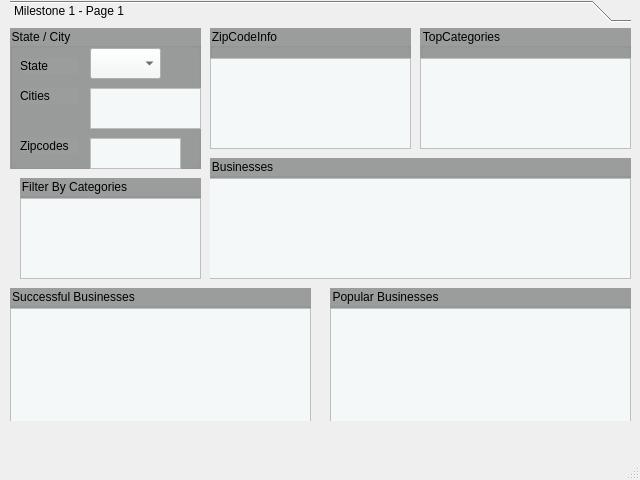
<?xml version="1.0" encoding="UTF-8"?>
<ui version="4.0">
 <class>mainwindow</class>
 <widget class="QMainWindow" name="mainwindow">
  <property name="geometry">
   <rect>
    <x>0</x>
    <y>0</y>
    <width>640</width>
    <height>480</height>
   </rect>
  </property>
  <property name="windowTitle">
   <string>MainWindow</string>
  </property>
  <widget class="QWidget" name="centralwidget">
   <widget class="QToolBox" name="toolBox">
    <property name="geometry">
     <rect>
      <x>10</x>
      <y>0</y>
      <width>621</width>
      <height>421</height>
     </rect>
    </property>
    <property name="currentIndex">
     <number>0</number>
    </property>
    <widget class="QWidget" name="page">
     <property name="geometry">
      <rect>
       <x>0</x>
       <y>0</y>
       <width>621</width>
       <height>387</height>
      </rect>
     </property>
     <attribute name="label">
      <string>Milestone 1 - Page 1</string>
     </attribute>
     <widget class="QGroupBox" name="groupBox">
      <property name="geometry">
       <rect>
        <x>0</x>
        <y>0</y>
        <width>191</width>
        <height>141</height>
       </rect>
      </property>
      <property name="autoFillBackground">
       <bool>false</bool>
      </property>
      <property name="styleSheet">
       <string notr="true">background-color: rgb(155, 157, 157);</string>
      </property>
      <property name="title">
       <string>State / City</string>
      </property>
      <widget class="QComboBox" name="stateList">
       <property name="geometry">
        <rect>
         <x>80</x>
         <y>20</y>
         <width>71</width>
         <height>31</height>
        </rect>
       </property>
       <property name="font">
        <font>
         <family>Academy Engraved LET</family>
        </font>
       </property>
       <property name="styleSheet">
        <string notr="true">background-color: rgb(244, 248, 248);
color: rgb(27, 28, 28);</string>
       </property>
      </widget>
      <widget class="QLabel" name="label">
       <property name="geometry">
        <rect>
         <x>10</x>
         <y>30</y>
         <width>58</width>
         <height>16</height>
        </rect>
       </property>
       <property name="text">
        <string>State</string>
       </property>
      </widget>
      <widget class="QLabel" name="label_2">
       <property name="geometry">
        <rect>
         <x>10</x>
         <y>60</y>
         <width>58</width>
         <height>16</height>
        </rect>
       </property>
       <property name="text">
        <string>Cities</string>
       </property>
      </widget>
      <widget class="QListWidget" name="cityList">
       <property name="geometry">
        <rect>
         <x>80</x>
         <y>60</y>
         <width>111</width>
         <height>41</height>
        </rect>
       </property>
       <property name="font">
        <font>
         <family>Academy Engraved LET</family>
        </font>
       </property>
       <property name="styleSheet">
        <string notr="true">background-color: rgb(244, 248, 248);
color: rgb(31, 31, 31);</string>
       </property>
      </widget>
      <widget class="QLabel" name="label_6">
       <property name="geometry">
        <rect>
         <x>10</x>
         <y>110</y>
         <width>58</width>
         <height>16</height>
        </rect>
       </property>
       <property name="text">
        <string>Zipcodes</string>
       </property>
      </widget>
      <widget class="QListWidget" name="zipcodeList">
       <property name="geometry">
        <rect>
         <x>80</x>
         <y>110</y>
         <width>91</width>
         <height>31</height>
        </rect>
       </property>
       <property name="font">
        <font>
         <family>Academy Engraved LET</family>
        </font>
       </property>
       <property name="styleSheet">
        <string notr="true">background-color: rgb(244, 248, 248);
color: rgb(31, 31, 31);</string>
       </property>
      </widget>
     </widget>
     <widget class="QGroupBox" name="businessGroup2">
      <property name="geometry">
       <rect>
        <x>200</x>
        <y>130</y>
        <width>421</width>
        <height>121</height>
       </rect>
      </property>
      <property name="styleSheet">
       <string notr="true">background-color: rgb(155, 157, 157);</string>
      </property>
      <property name="title">
       <string>Businesses</string>
      </property>
      <widget class="QTableWidget" name="businessTable2">
       <property name="geometry">
        <rect>
         <x>-10</x>
         <y>20</y>
         <width>431</width>
         <height>101</height>
        </rect>
       </property>
       <property name="font">
        <font>
         <family>Academy Engraved LET</family>
        </font>
       </property>
       <property name="styleSheet">
        <string notr="true">background-color: rgb(244, 248, 248);
color: rgb(43, 44, 44);</string>
       </property>
       <attribute name="horizontalHeaderVisible">
        <bool>true</bool>
       </attribute>
       <attribute name="horizontalHeaderHighlightSections">
        <bool>true</bool>
       </attribute>
       <attribute name="verticalHeaderVisible">
        <bool>false</bool>
       </attribute>
      </widget>
     </widget>
     <widget class="QGroupBox" name="ZipCodeInfoGroup">
      <property name="geometry">
       <rect>
        <x>200</x>
        <y>0</y>
        <width>201</width>
        <height>121</height>
       </rect>
      </property>
      <property name="styleSheet">
       <string notr="true">background-color: rgb(155, 157, 157);</string>
      </property>
      <property name="title">
       <string>ZipCodeInfo</string>
      </property>
      <widget class="QTableWidget" name="zipInfoTable">
       <property name="geometry">
        <rect>
         <x>0</x>
         <y>30</y>
         <width>201</width>
         <height>91</height>
        </rect>
       </property>
       <property name="font">
        <font>
         <family>Academy Engraved LET</family>
        </font>
       </property>
       <property name="styleSheet">
        <string notr="true">background-color: rgb(244, 248, 248);
color: rgb(43, 44, 44);</string>
       </property>
       <attribute name="horizontalHeaderVisible">
        <bool>true</bool>
       </attribute>
       <attribute name="horizontalHeaderHighlightSections">
        <bool>true</bool>
       </attribute>
       <attribute name="verticalHeaderVisible">
        <bool>false</bool>
       </attribute>
      </widget>
     </widget>
     <widget class="QGroupBox" name="TopCatgoriesGroup">
      <property name="geometry">
       <rect>
        <x>410</x>
        <y>0</y>
        <width>211</width>
        <height>121</height>
       </rect>
      </property>
      <property name="styleSheet">
       <string notr="true">background-color: rgb(155, 157, 157);</string>
      </property>
      <property name="title">
       <string>TopCategories</string>
      </property>
      <widget class="QTableWidget" name="topCategoriesTable">
       <property name="geometry">
        <rect>
         <x>0</x>
         <y>30</y>
         <width>211</width>
         <height>91</height>
        </rect>
       </property>
       <property name="font">
        <font>
         <family>Academy Engraved LET</family>
        </font>
       </property>
       <property name="styleSheet">
        <string notr="true">background-color: rgb(244, 248, 248);
color: rgb(43, 44, 44);</string>
       </property>
       <attribute name="horizontalHeaderVisible">
        <bool>true</bool>
       </attribute>
       <attribute name="horizontalHeaderHighlightSections">
        <bool>true</bool>
       </attribute>
       <attribute name="verticalHeaderVisible">
        <bool>false</bool>
       </attribute>
      </widget>
     </widget>
     <widget class="QGroupBox" name="successfulGroup">
      <property name="geometry">
       <rect>
        <x>0</x>
        <y>260</y>
        <width>301</width>
        <height>151</height>
       </rect>
      </property>
      <property name="styleSheet">
       <string notr="true">background-color: rgb(155, 157, 157);</string>
      </property>
      <property name="title">
       <string>Successful Businesses</string>
      </property>
      <widget class="QTableWidget" name="successfulTable">
       <property name="geometry">
        <rect>
         <x>0</x>
         <y>20</y>
         <width>301</width>
         <height>131</height>
        </rect>
       </property>
       <property name="font">
        <font>
         <family>Academy Engraved LET</family>
        </font>
       </property>
       <property name="styleSheet">
        <string notr="true">background-color: rgb(244, 248, 248);
color: rgb(43, 44, 44);</string>
       </property>
       <attribute name="horizontalHeaderVisible">
        <bool>true</bool>
       </attribute>
       <attribute name="horizontalHeaderHighlightSections">
        <bool>true</bool>
       </attribute>
       <attribute name="verticalHeaderVisible">
        <bool>false</bool>
       </attribute>
      </widget>
     </widget>
     <widget class="QGroupBox" name="popularGroup">
      <property name="geometry">
       <rect>
        <x>320</x>
        <y>260</y>
        <width>301</width>
        <height>151</height>
       </rect>
      </property>
      <property name="styleSheet">
       <string notr="true">background-color: rgb(155, 157, 157);</string>
      </property>
      <property name="title">
       <string>Popular Businesses</string>
      </property>
      <widget class="QTableWidget" name="popularBusinessTable">
       <property name="geometry">
        <rect>
         <x>0</x>
         <y>20</y>
         <width>301</width>
         <height>131</height>
        </rect>
       </property>
       <property name="font">
        <font>
         <family>Academy Engraved LET</family>
        </font>
       </property>
       <property name="styleSheet">
        <string notr="true">background-color: rgb(244, 248, 248);
color: rgb(43, 44, 44);</string>
       </property>
       <attribute name="horizontalHeaderVisible">
        <bool>true</bool>
       </attribute>
       <attribute name="horizontalHeaderHighlightSections">
        <bool>true</bool>
       </attribute>
       <attribute name="verticalHeaderVisible">
        <bool>false</bool>
       </attribute>
      </widget>
     </widget>
     <widget class="QGroupBox" name="FilterCategoriesGroup">
      <property name="geometry">
       <rect>
        <x>10</x>
        <y>150</y>
        <width>181</width>
        <height>101</height>
       </rect>
      </property>
      <property name="styleSheet">
       <string notr="true">background-color: rgb(155, 157, 157);</string>
      </property>
      <property name="title">
       <string>Filter By Categories</string>
      </property>
      <widget class="QTableWidget" name="filterCategoriesTable">
       <property name="geometry">
        <rect>
         <x>0</x>
         <y>20</y>
         <width>181</width>
         <height>81</height>
        </rect>
       </property>
       <property name="font">
        <font>
         <family>Academy Engraved LET</family>
        </font>
       </property>
       <property name="styleSheet">
        <string notr="true">background-color: rgb(244, 248, 248);
color: rgb(43, 44, 44);</string>
       </property>
       <attribute name="horizontalHeaderVisible">
        <bool>true</bool>
       </attribute>
       <attribute name="horizontalHeaderHighlightSections">
        <bool>true</bool>
       </attribute>
       <attribute name="verticalHeaderVisible">
        <bool>false</bool>
       </attribute>
      </widget>
     </widget>
    </widget>
   </widget>
  </widget>
  <widget class="QMenuBar" name="menubar">
   <property name="geometry">
    <rect>
     <x>0</x>
     <y>0</y>
     <width>640</width>
     <height>33</height>
    </rect>
   </property>
  </widget>
  <widget class="QStatusBar" name="statusbar"/>
 </widget>
 <resources/>
 <connections/>
</ui>
